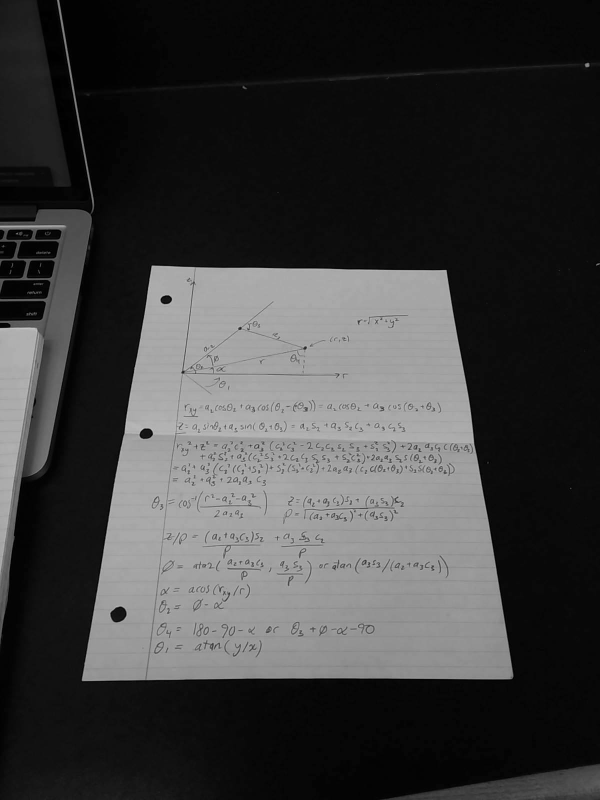
#> input picture images/notes.jpg, 1200 x 1600 px (shown at 1/2 size)
$ python corner_detection.py   (Python 2 division)   (older library calls are emulated)
#> lines starting #> are read from the running program, lines starting #| are printed output that depends on the picture; after the words box and inside, x2 and y2 are one past the last pixel; in counts of white or black regions, pixels touching at a corner belong together
### src/sort_points.py
import math


class SortPoints:

    # [4 lines left out: function __init__, not called in this run]

    def sort_clockwise(self, points):
        self.centre_point = self.get_center_of_points(points)
        return sorted(points, cmp=self.is_less)

    # [40 lines left out: functions is_less, get_center_of_points, find_perpendicular, not called in this run]


def line(p1, p2):
    A = (p1[1] - p2[1])
    B = (p2[0] - p1[0])
    C = (p1[0]*p2[1] - p2[0]*p1[1])
    return A, B, -C


def intersection(L1, L2):
    D = L1[0] * L2[1] - L1[1] * L2[0]
    Dx = L1[2] * L2[1] - L1[1] * L2[2]
    Dy = L1[0] * L2[2] - L1[2] * L2[0]
    if D != 0:
        x = Dx / D
        y = Dy / D
        return x, y
    else:
        return False, False


def find_intersections(lines, shape):

    intercepts = []
    for i in range(0, len(lines)):
        for j in range(i + 1, len(lines)):
            line1 = line(lines[i][:2], lines[i][2:])
            line2 = line(lines[j][:2], lines[j][2:])
            x, y = intersection(line1, line2)
            if type(x) != bool and x >= 0 and y >= 0 and x <= shape[1] - 1 and y <= shape[0] -1:
                intercepts.append([x, y])
    return intercepts

### src/corner_detection.py
import cv2
import numpy as np
import matplotlib.pyplot as p
from sort_points import find_intersections

resize_display = True

def create_edge_image(image):
    """Take in an image and return a gray scale and edge image. Return an image with the most prominent edges"""

    gray = cv2.cvtColor(image, cv2.COLOR_BGR2GRAY)      # Convert to grayscale
    gray = cv2.GaussianBlur(gray, (15, 15), 0)          # Apply gaussian to remove noise
    edged = cv2.Canny(gray, 75, 200)                    # Use Canny edge detection to find the edges

    cv2.namedWindow('Image', cv2.WINDOW_NORMAL)
    cv2.imshow("Image", image)
    cv2.namedWindow('Edged', cv2.WINDOW_NORMAL)
    cv2.imshow("Edged", edged)

    return gray, edged


def hough_transform(image):
    import numpy as np
    import scipy.misc

    gray, edge = create_edge_image(image)
    cv2.destroyAllWindows()
    # [12 lines of commented-out code are left out]

    height, width = edge.shape
    max_distance = int(np.sqrt(height ** 2 + width ** 2))
    rhos = np.arange(-max_distance, max_distance)
    thetas = np.deg2rad(np.linspace(-90+25, 90+25,500))
    # thetas = np.deg2rad(np.arange(-90+25, 90+25))

    cos_t = np.cos(thetas)
    sin_t = np.sin(thetas)
    num_thetas = len(thetas)

    accumulator = np.zeros((len(rhos), len(thetas)))
    y_coord, x_coord = np.nonzero(edge)

    for i in range(len(y_coord)):
        x = x_coord[i]
        y = y_coord[i]

        for t_coord in range(num_thetas):
            # Calculate rho. diag_len is added for a positive index
            rho = int(x * cos_t[t_coord] + y * sin_t[t_coord]) + max_distance
            accumulator[rho, t_coord] += 1.0

    h2 = np.log(accumulator + 1)
    h2 *= 255.0 / h2.max()
    h2 = scipy.misc.imresize(h2, (500, 500))

    return accumulator, thetas, rhos, h2

# def detect_peaks(image):
#     """
#     Takes an image and detect the peaks usingthe local maximum filter.
#     Returns a boolean mask of the peaks (i.e. 1 when
#     the pixel's value is the neighborhood maximum, 0 otherwise)
#     """
#
#     # define an 8-connected neighborhood
#     neighborhood = generate_binary_structure(2,2)
#
#     # apply the local maximum filter; all pixel of maximal value
#     # in their neighborhood are set to 1
#     local_max = maximum_filter(image, footprint=neighborhood)==image
#     # local_max is a mask that contains the peaks we are
#     # looking for, but also the background.
#     # In order to isolate the peaks we must remove the background from the mask.
#
#     # we create the mask of the background
#     background = (image == 0)
#
#     # a little technicality: we must erode the background in order to
#     # successfully subtract it form local_max, otherwise a line will
#     # appear along the background border (artifact of the local maximum filter)
#     eroded_background = binary_erosion(background, structure=neighborhood, border_value=1)
#
#     # we obtain the final mask, containing only peaks,
#     # by removing the background from the local_max mask (xor operation)
#     detected_peaks = local_max ^ eroded_background
#
#     return detected_peaks


def erase_max(h, c):

    x_1 = 70
    y_1 = 150

    for i in range(-y_1 + c[0], y_1 + c[0]):
        for j in range(-x_1 + c[1], x_1 + c[1]):
            if i >= 0 and i < h.shape[0] and j >= 0 and j < h.shape[1]:
                h[i][j] = 0

    return h


def draw_four_lines(img):
    from numpy import sin, cos

    height, width, _ = img.shape
    h, thetas, rhos, h2 = hough_transform(img)

    p.imshow(h2, 'gray')
    p.xlabel('Orientation (theta)')
    p.ylabel('Distance (rho)')
    p.show()

    lines = []
    for i in range(0,4):
        c = np.squeeze(np.where(h == h.max()))
        if len(c.shape) > 1:
            b = np.array((1,2))
            b[0] = c[0][0]
            b[1] = c[1][0]
            c = b
        rho = rhos[c[0]]
        theta = thetas[c[1]]
        x1 = 0
        y1 = int(rho / sin(theta))
        y2 = 0
        x2 = int(rho / cos(theta))
        if y1 >= height or y1 < 0:
            x1 = width - 1
            y1 = int((rho - x1 * cos(theta)) / sin(theta))
        if x2 >= width or x2 < 0:
            y2 = height - 1
            x2 = int((rho - y2 * sin(theta)) / cos(theta))
        if y1 >= height or y1 < 0:
            y1 = height - 1
            x1 = int((rho - y1 * sin(theta)) / cos(theta))
        if x2 >= width or x2 < 0:
            x2 = width - 1
            y2 = int((rho - x2 * cos(theta)) / sin(theta))
        lines.append([x1, y1, x2, y2])
        print x1, y1, x2, y2
        cv2.line(img, (x1, y1), (x2, y2), (0, 0, 255), 2)
        h = erase_max(h, c)

    return img, lines

def main():
    import timeit
    from numpy import cos, sin
    import scipy.misc

    # start = timeit.default_timer()

    # img = cv2.imread('../images/paper.jpg')
    # img = draw_four_lines(img)
    img = cv2.imread('../images/notes.jpg')
#> img is the input picture: shape (1600, 1200, 3); min 0, max 207, mean 60.4
    img, lines = draw_four_lines(img)
#> in create_edge_image, `edged = cv2.Canny(gray, 75, 200)`:
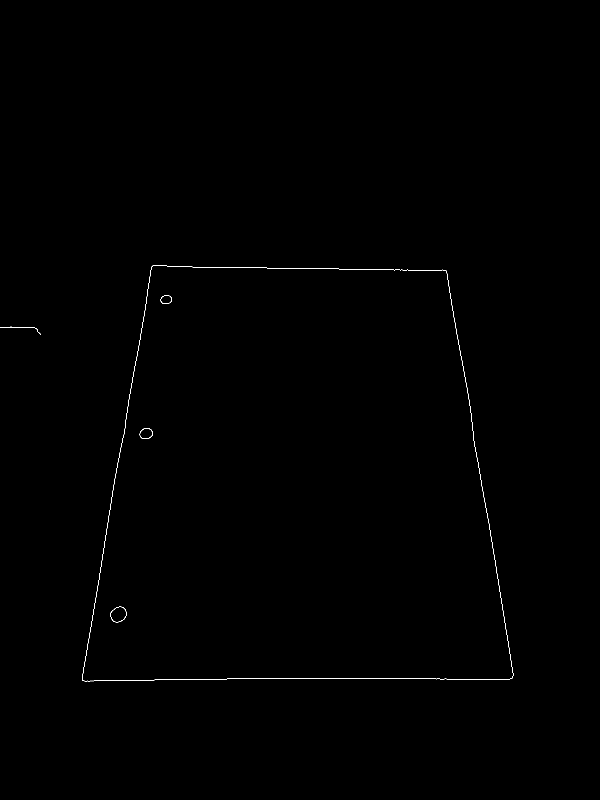
#> edged: shape (1600, 1200) (shown at 1/2 size); 0.18% white in thin lines or dots, all inside (x1, y1, x2, y2) = (0, 531, 1027, 1363)
#> in hough_transform, `y_coord, x_coord = np.nonzero(edge)`: y_coord = 3453 values from 531 to 1362; x_coord = 3453 values, max 1026 at index 2568, min 0 at index 924, mean 555.6
#> the loop in hough_transform, `for i in range(len(y_coord)):` made 3453 passes
#> (x, y) on passes 1 to 3: (305, 531), (306, 531), (307, 531)
#> in hough_transform, `h2 = np.log(accumulator + 1)`:
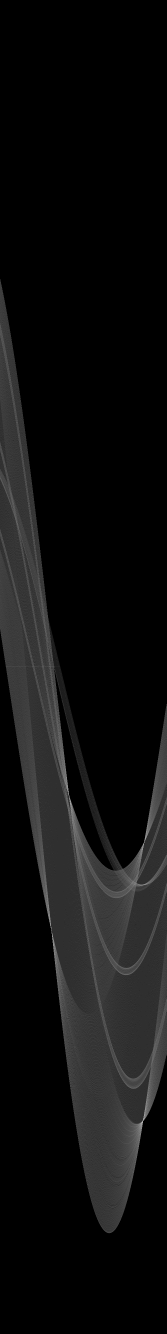
#> h2: shape (4000, 500) float64 (shown at 1/3 size); min 0, max 5.92, mean 0.352; drawn with min black and max white
#> in hough_transform, `h2 = scipy.misc.imresize(h2, (500, 500))`:
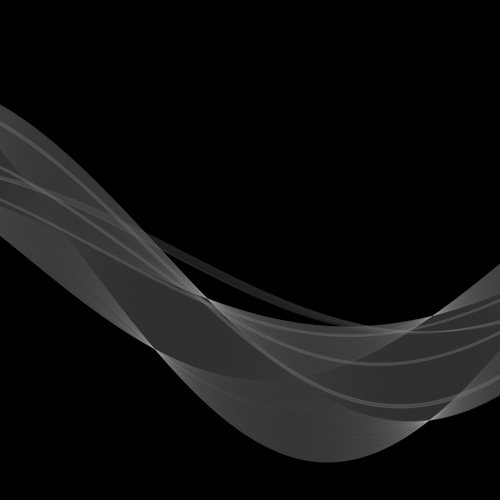
#> h2: shape (500, 500); min 0, max 168, mean 15.2
#> in draw_four_lines, `h, thetas, rhos, h2 = hough_transform(img)`: thetas = 500 values from -1.13 to 2.01; rhos = 4000 values from -2000 to 1999
#> the loop in draw_four_lines, `for i in range(0,4):` made 4 passes
#> (rho, theta, x1) on passes 1, 3: (791, -0.165, 1067), (389, 0.169, 122)
#> (rho, theta, y2) on passes 2, 4: (527, 1.59, 544), (1362, 1.56, 1349)
#| 1067 1599 801 0
#| 0 527 1199 544
#| 122 1599 394 0
#| 0 1362 1199 1349
#> after the loop in draw_four_lines, `for i in range(0,4):`:
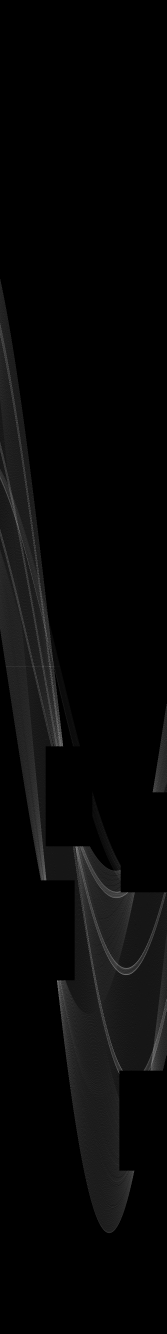
#> h: shape (4000, 500) float64 (shown at 1/3 size); min 0, max 23, mean 0.6; drawn with min black and max white
#> after the loop in draw_four_lines, `for i in range(0,4):`:
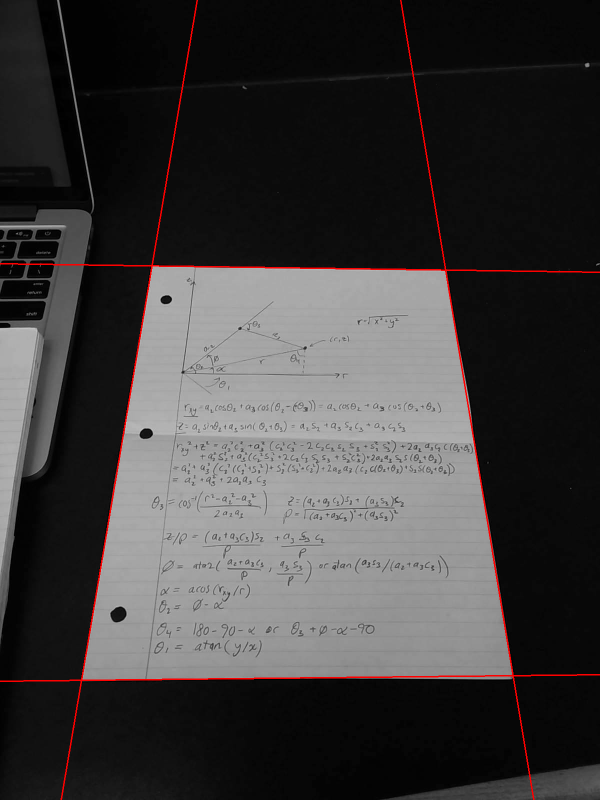
#> img: shape (1600, 1200, 3) (shown at 1/2 size); 0.87% of pixels changed, all inside (x1, y1, x2, y2) = (0, 0, 1200, 1600)
#> after the loop in draw_four_lines, `for i in range(0,4):`: b = [2389, 207]; lines = [[1067, 1599, 801, 0], [0, 527, 1199, 544], [122, 1599, 394, 0], [0, 1362, 1199, 1349]]
    corners = find_intersections(lines, img.shape)
#> the loop in find_intersections, `for i in range(0, len(lines)):` made 4 passes
#> after the loop in find_intersections, `for i in range(0, len(lines)):`: intercepts = [[890, 539], [1025, 1350], [303, 531], [162, 1360]]
#> corners has the same summary as intercepts in find_intersections
    for pt in corners:
        cv2.circle(img, (pt[0], pt[1]), 15, (0, 255, 0), -1)
        cv2.namedWindow('Corners', cv2.WINDOW_NORMAL)
#> this loop made 4 passes
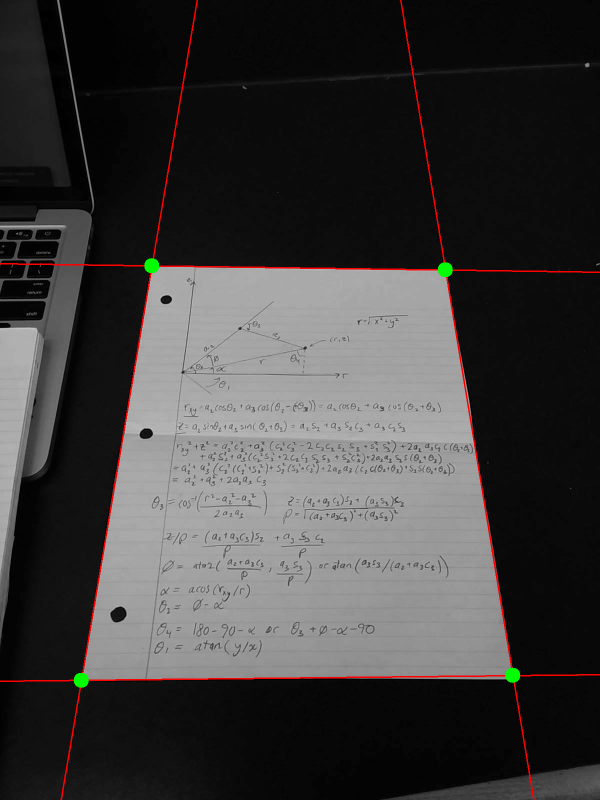
#> img: shape (1600, 1200, 3) (shown at 1/2 size); 0.15% of pixels changed, all inside (x1, y1, x2, y2) = (147, 516, 1041, 1376)
    if resize_display:
        cv2.imshow('Corners', cv2.resize(img, (560, 710)))
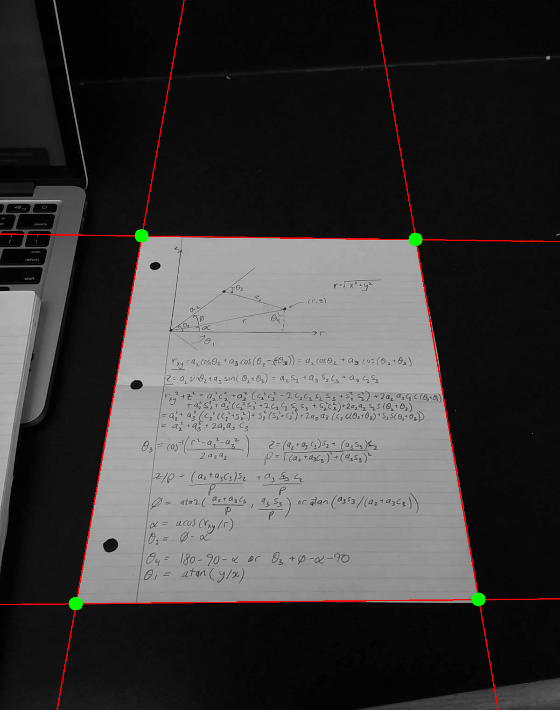
#> window 'Corners': shape (710, 560, 3); mean B, G, R 59.7, 60.1, 61.8
    else:
        cv2.imshow('Corners', img)


    # show_image('im', img)

    # stop = timeit.default_timer()
    # print stop - start

    cv2.waitKey(0)
    cv2.destroyAllWindows()

    # p.imshow(i1mg)
    # p.figure()

if __name__ == "__main__":
    main()

$ run again, with images/paper.jpg copied over images/notes.jpg
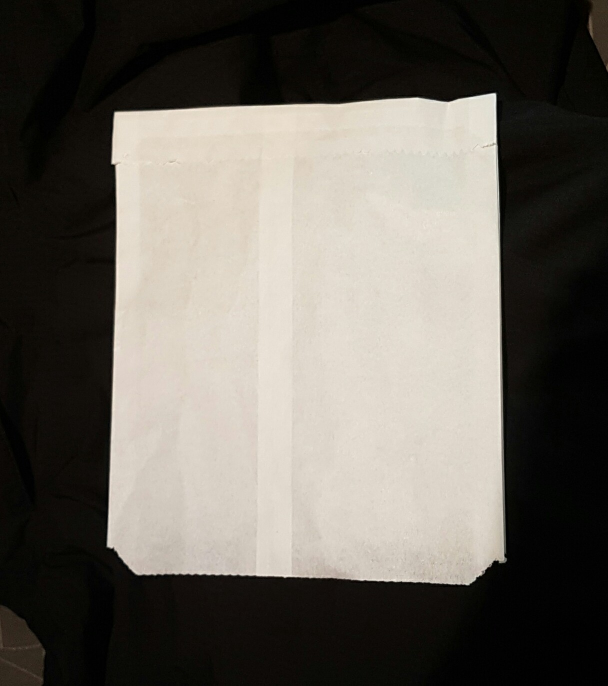
#> input picture images/paper.jpg, 1216 x 1371 px (shown at 1/2 size)
#> in main, img is the input picture: shape (1371, 1216, 3); mean B, G, R 92.1, 99.5, 103.9
#> in create_edge_image, `edged = cv2.Canny(gray, 75, 200)`:
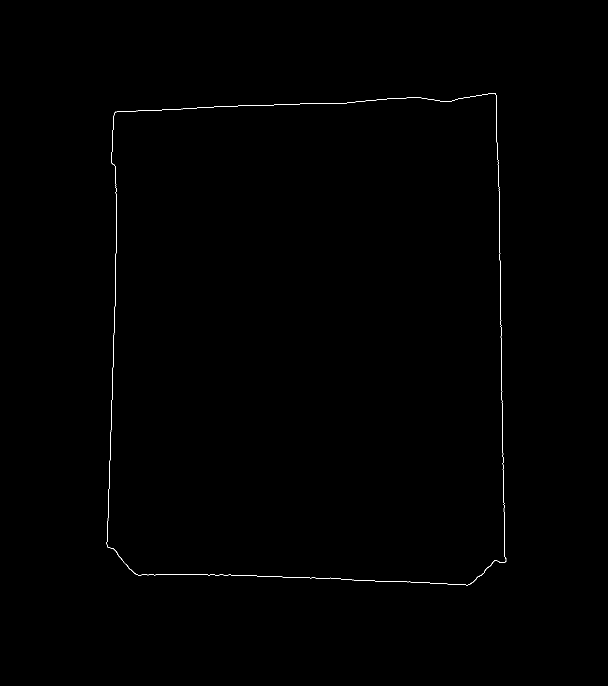
#> edged: shape (1371, 1216) (shown at 1/2 size); 0.21% white in thin lines or dots, all inside (x1, y1, x2, y2) = (213, 186, 1013, 1171)
#> y_coord = 3473 values from 186 to 1170; x_coord = 3473 values, max 1012 at index 2618, min 213 at index 2526, mean 619.5
#> the loop in hough_transform, `for i in range(len(y_coord)):` made 3473 passes
#> (x, y) on passes 1 to 3: (981, 186), (982, 186), (983, 186)
#> in draw_four_lines, `h, thetas, rhos, h2 = hough_transform(img)`: thetas = 500 values from -1.13 to 2.01; rhos = 3664 values from -1832 to 1831
#> the loop in draw_four_lines, `for i in range(0,4):` made 4 passes
#> (rho, theta, x1) on passes 1 to 2: (992, -0.0138, 1011), (247, 0.0303, 205)
#> (printed output is left out)
#> after the loop in draw_four_lines, `for i in range(0,4):`: lines = [[1011, 1370, 992, 0], [205, 1370, 247, 0], [0, 234, 1215, 175], [0, 1130, 1215, 1179]]
#> the loop in find_intersections, `for i in range(0, len(lines)):` made 4 passes
#> after the loop in find_intersections, `for i in range(0, len(lines)):`: intercepts = [[994, 185], [1008, 1170], [240, 222], [212, 1138]]
#> corners has the same summary as intercepts in find_intersections
#> the loop in main, `for pt in corners:` made 4 passes
#> in main, `cv2.imshow('Corners', cv2.resize(img, (560, 710)))`:
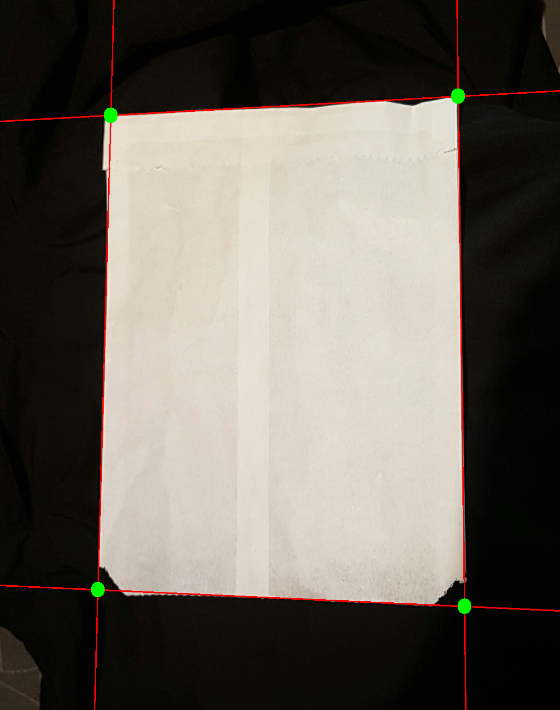
#> window 'Corners': shape (710, 560, 3); mean B, G, R 91.4, 99.1, 105.4
